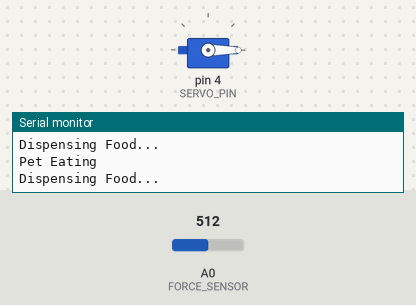
The sketch below on a simulated Arduino Uno, built with avr-gcc and run on an emulated ATmega328P. Parts: servo, the last lines printed to the serial monitor. The test bench sets the inputs (shaded band); at power-on: A0 (FORCE_SENSOR) = 512.

Above: at 11.8 s.
11.9 s: A0 (FORCE_SENSOR) set to 40
At 16.9 s:
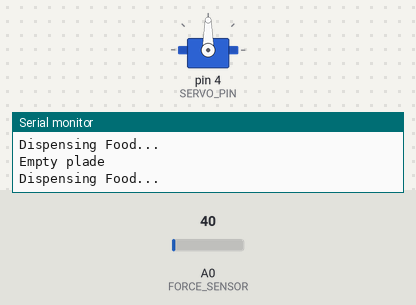
Timing chart, 0 to 29.5 s (numbered marks = the images above; inputs shaded):
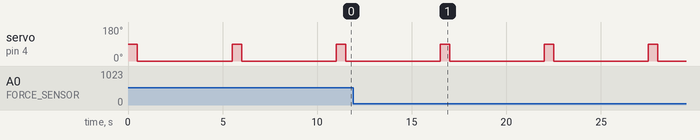

The sketch:

smart_pet_home2.ino
```cpp
#include <Wire.h>

#include <Servo.h>


#define SERVO_PIN 4
#define FORCE_SENSOR A0
#define TRIG_PIN 6
#define ECHO_PIN 7

Servo foodServo;

int foodDispensed = 0; // Tracks if food is dispensed
unsigned long lastDispenseTime = 0; // Tracks the last food dispense time

void setup() {
  Wire.begin(9); // Initialize I2C with address 9
  Wire.onRequest(sendFoodStatus);
  Serial.begin(9600);

  foodServo.attach(SERVO_PIN);
  foodServo.write(0);

  pinMode(TRIG_PIN, OUTPUT);
  pinMode(ECHO_PIN, INPUT);
}

void loop() {
  // Check if it's time to dispense food
  if (foodDispensed == 0) {
    dispenseFood();
    foodDispensed = 1;
    lastDispenseTime = millis();
  }

  // Check if the pet has eaten within a specific time frame
  if (foodDispensed == 1 && millis() - lastDispenseTime > 5000){ //5 seconds
    float plateWeight = analogRead(FORCE_SENSOR);
    if (plateWeight < 50.0) { // Threshold to determine if food was eaten
      Serial.println("Empty plade");
    } else {
      Serial.println("Pet Eating");
    }
    foodDispensed = 0; // Reset for the next cycle
  }
}

void dispenseFood() {
  Serial.println("Dispensing Food...");
  foodServo.write(90); // Rotate servo to dispense food
  delay(500); //spense food for 3 seconds
  foodServo.write(0); // Reset servo position
}

void sendFoodStatus() {
  // Check plate weight
  int plateWeight = analogRead(FORCE_SENSOR);
  plateWeight = map(plateWeight, 0, 1023, 0, 255);
  int foodStatus = (plateWeight < 5.0) ? 0 : 1;

  // Check container level
  long duration;
  digitalWrite(TRIG_PIN, LOW);
  delayMicroseconds(2);
  digitalWrite(TRIG_PIN, HIGH);
  delayMicroseconds(10);
  digitalWrite(TRIG_PIN, LOW);

  duration = pulseIn(ECHO_PIN, HIGH);

  if (duration == 0) {
  	duration = 30000;
  }
  float distance = (duration * 0.034) / 2;
  int containerStatus = (distance > 200.0) ? 0 : 1; // 5 cm threshold

  // Send data to master
  Wire.write(foodStatus);
  Wire.write(containerStatus);
}
```

Measured:
- by itself, servo on pin 4 (SERVO_PIN): alternates 90° for 0.50 s and 0° for 5.0 s
